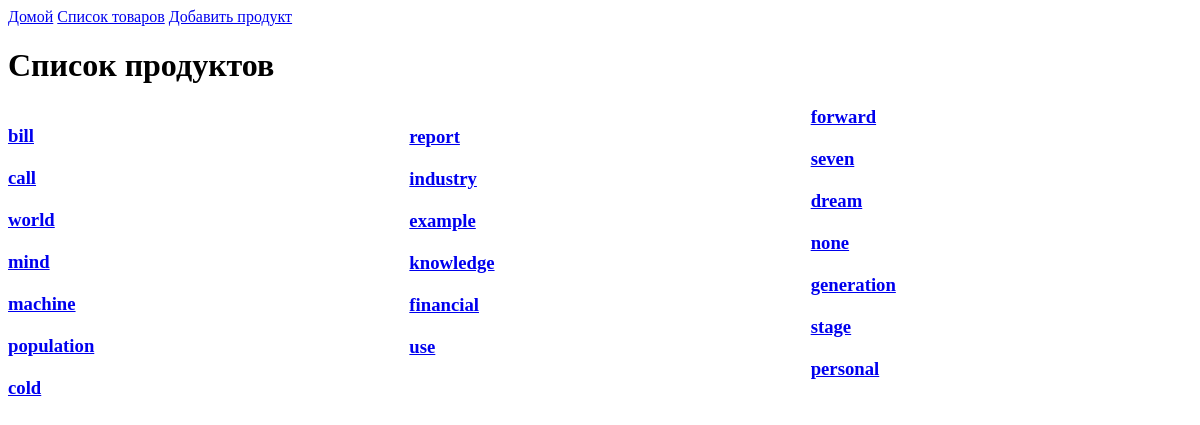
Before: /products/ with the older database file.
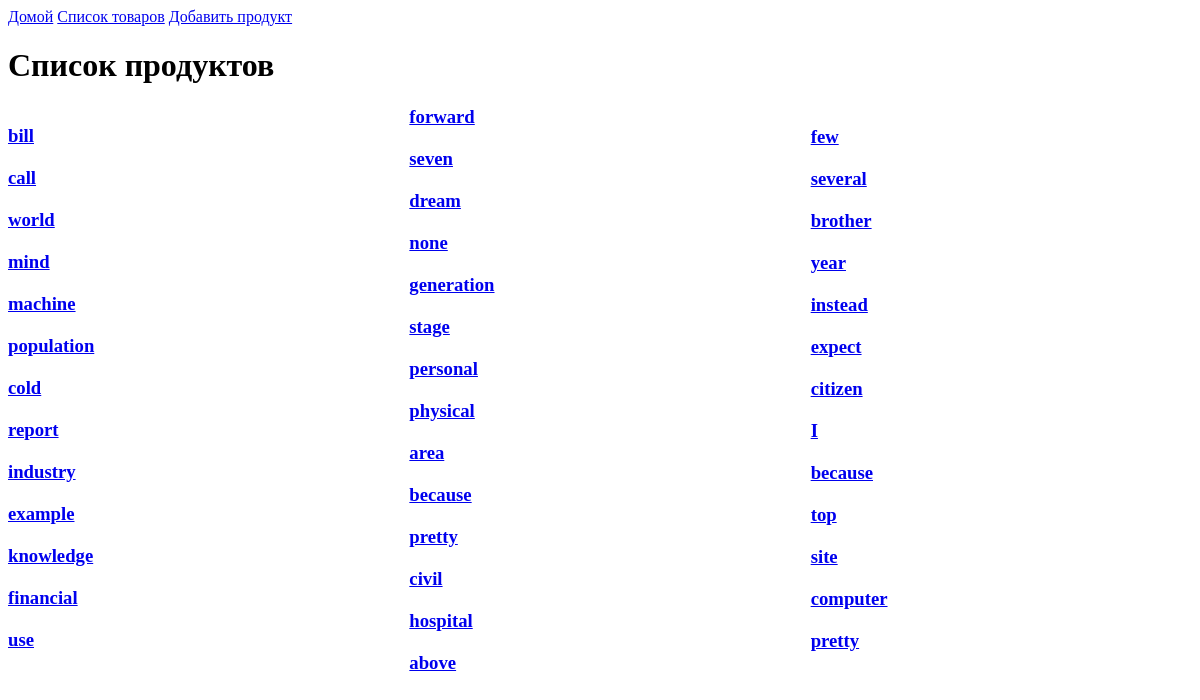
After: the same page with the newer database file.
### hw02app/models.py (models this page shows, shortened)
class Product(models.Model):
    name = models.CharField(max_length=100)
    description = models.TextField()
    price = models.DecimalField(max_digits=10, decimal_places=2)
    quantity = models.PositiveSmallIntegerField(default=0)
    date = models.DateTimeField(auto_now=True)
    photo = models.ImageField(upload_to='photo/', blank=True, null=True)

### hw02app/views.py (the view)
# urls.py: path('products/', views.products_list, name='products'),
def products_list(request):
    products = Product.objects.all()
    return render(request, "hw02app/products.html", {"products": products})

### hw02app/templates/hw02app/products.html (shortened to what this page needs)
{% extends 'base.html' %}
{% block content %}
    <a href="{% url 'create_product' %}">Добавить продукт</a>
    <h1>Список продуктов</h1>
    <div style="column-count: 3; column-gap: 20px;">
        <ul style="list-style-type: none; padding: 0; margin: 0;">
            {% for product in products %}
                <li style="margin-bottom: 20px;">
                    <a href="{% url 'product_page' product.id %}">
                        <h3>{{ product.name }}</h3>
                    </a>
                </li>
            {% endfor %}
        </ul>
    </div>
{% endblock %}

Changed rows visible on the page:
added Product: name "physical"
added Product: name "area"
added Product: name "because"
added Product: name "pretty"
added Product: name "civil"
added Product: name "hospital"
added Product: name "above"
added Product: name "few"
added Product: name "several"
added Product: name "brother"
added Product: name "year"
added Product: name "instead"
added Product: name "expect"
added Product: name "citizen"
added Product: name "I"
added Product: name "because"
added Product: name "top"
added Product: name "site"
added Product: name "computer"
added Product: name "pretty"
